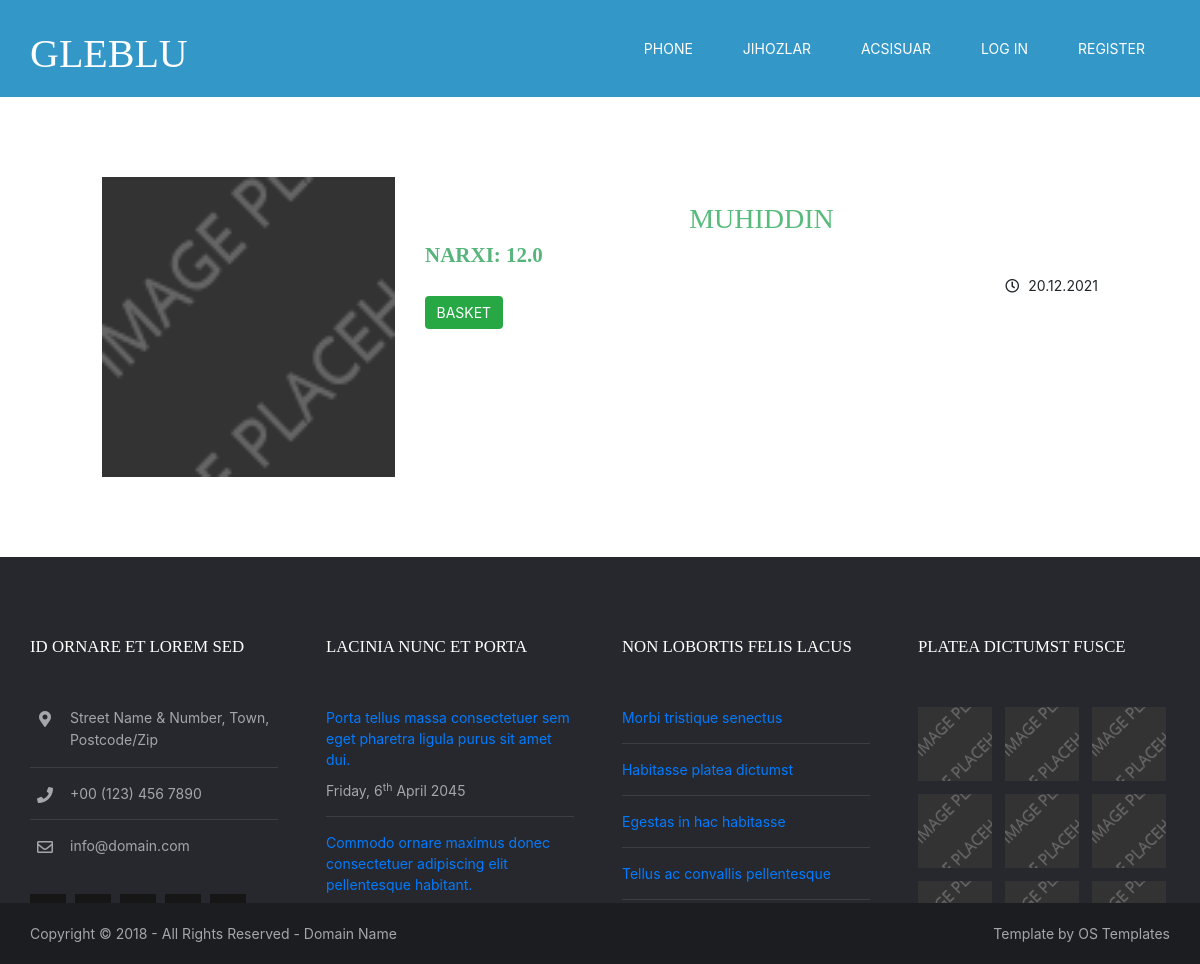
/product/1, run on an earlier commit of the app's database.
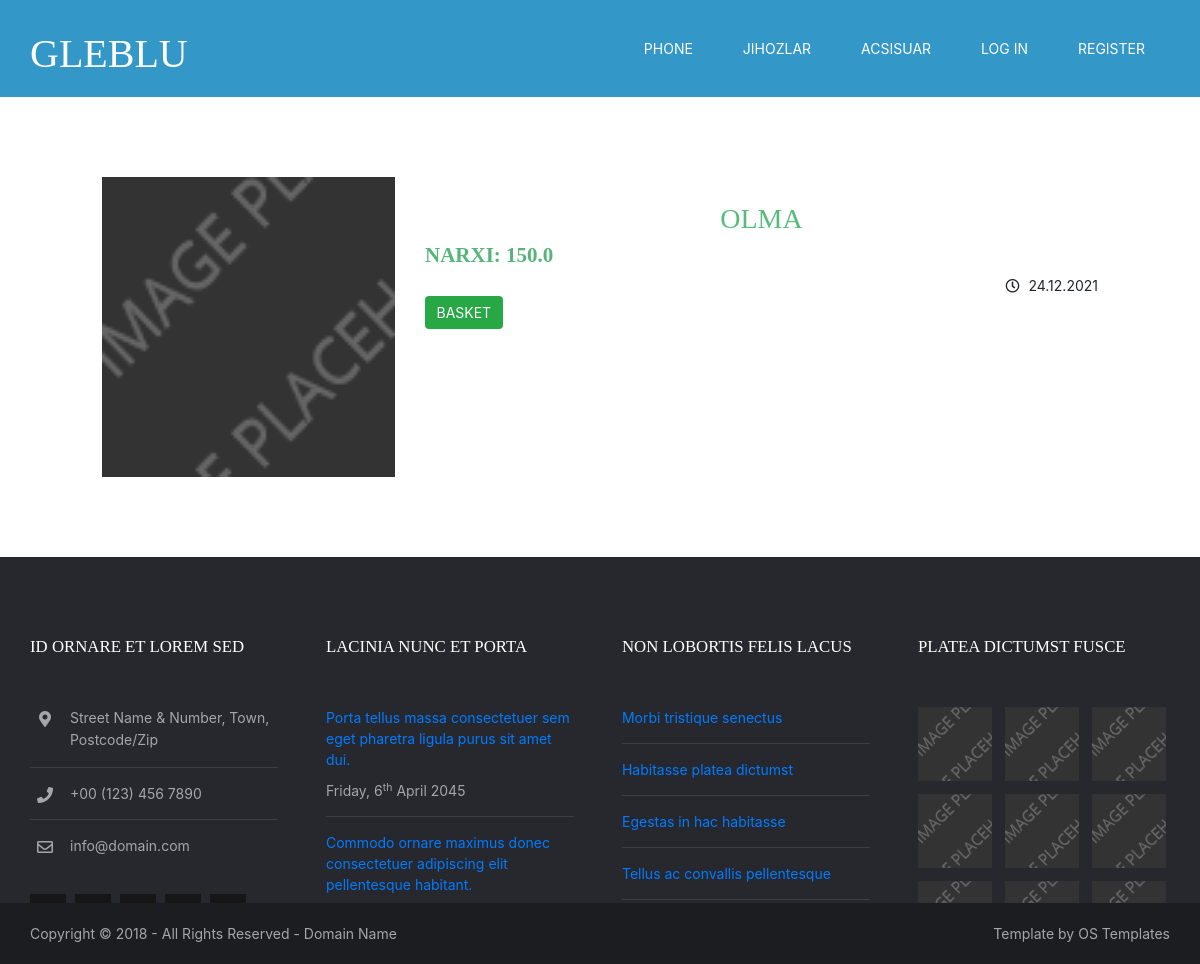
And on a later commit of the database.
### bloc/models.py (models this page shows, shortened)
class Product(models.Model):
    PRODUCT_TYPE = (
        ('furniture', 'FURNITURE'),
        ('phones', 'PHONES'),
        ('accessories', 'ACCESSORIES')
    )
    name = models.CharField(max_length=128)
    description = models.CharField(max_length=1024, blank=True, null=True)
    price = models.FloatField()
    image = models.ImageField(upload_to='product/', blank=True, null=True)
    type = models.CharField(choices=PRODUCT_TYPE, max_length=16)
    created_at = models.DateTimeField(auto_now_add=True)
    updated_at = models.DateTimeField(auto_now=True)

### bloc/views.py (the view)
# urls.py: path('product/<int:id>', views.get_post, name='getpost'),
def get_post(request, id):
    post = Product.objects.get(id=id)
    res = {
        "post": post
    }
    return render(request, 'pages/post.html', res)

### bloc/templates/pages/post.html
{% extends 'base.html' %}
{% load static %}
{% block content %}
<div class="container">
    <div class="row">
        <div class="col-md-4" style="padding-left: 72px;">
            {% if post.image%}
            <img src="{{ post.image.url }}" style="height: 350px;"></a></figure>
            {% else %}
            <img src="{% static 'images/demo/100x100.png' %}" alt="" style="height: 300px;">
            {% endif %}
        </div>
        <div class="col-md-8" style="padding-right: 72px;">
            <h2 style="padding-top: 25px; text-align: center; color:#57bb7b;" >{{post.name}}</h2>
            <h4><strong style="color:#57b57b;">Narxi: {{post.price}}</strong></h4>
            <ul class="nospace meta" style="text-align: right">
                <li><i class="far fa-clock rgtspace-5" style="padding-left: 12px"></i>
                    <time datetime="2045-04-06T08:15+00:00">{{post.created_at|date:"d.m.Y"}}</time>
                </li>
            </ul>
            {% if user.is_authenticated %}
            <a href="{% url 'contact' post.id %}" class="btn btn-success">basket</a>
            {% else %}
            <a href="{% url 'login' %}" class="btn btn-success">basket</a>
            {% endif %}
        </div>
    </div>
</div>
{% endblock %}

What changed in the data, as far as the page shows it:
changed Product: name "MUHIDDIN" → "OLMA"; price "12.0" → "150.0"; created_at "20.12.2021" → "24.12.2021"
